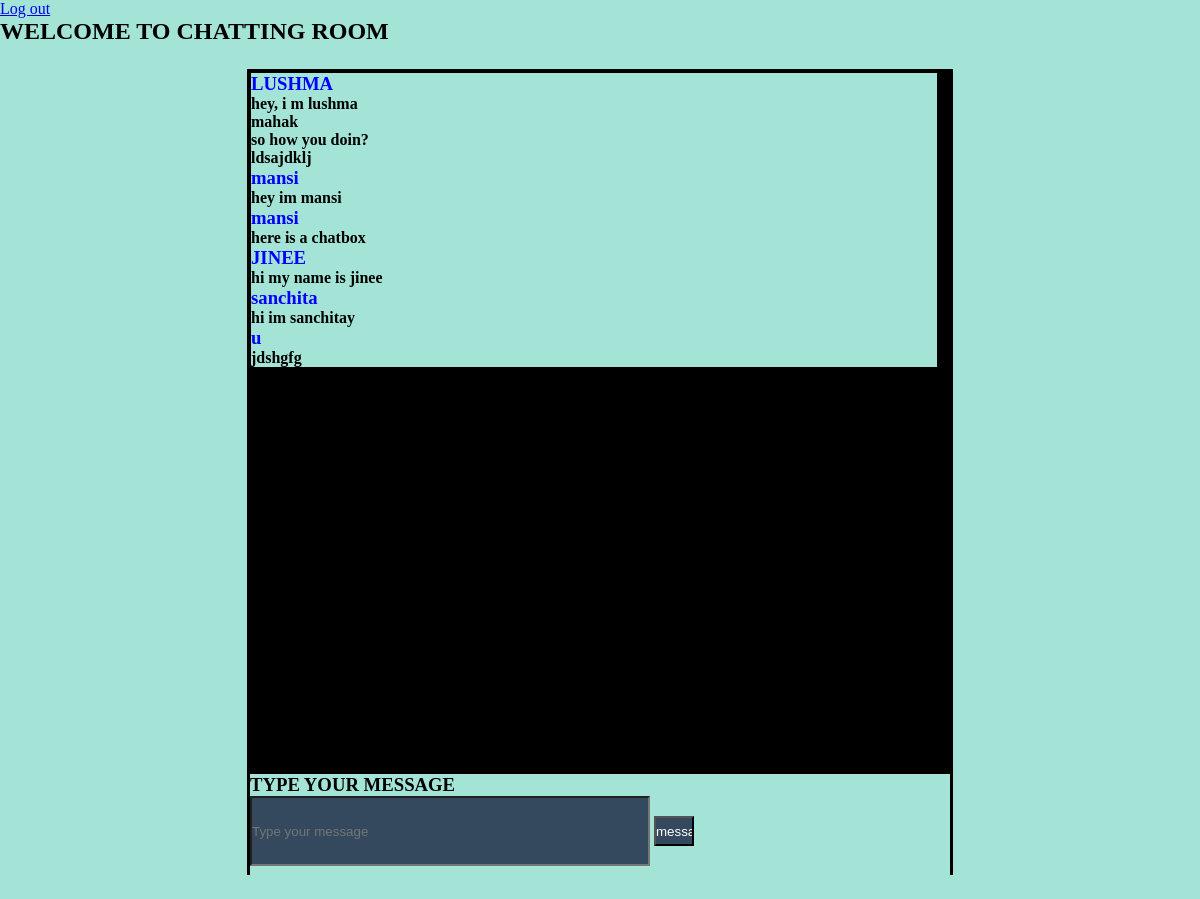
/index1.php (signed in), run on the app's committed database.
### tables this page shows
CREATE TABLE `message` (
  `id` int(11) NOT NULL,
  `message` text NOT NULL,
  `user_name` varchar(100) NOT NULL
);

### index1.php (the view, shortened to what this page needs)
<html>
    <head>
    </head>
    <body>
                     <?Php session_start();
   if(isset($_SESSION['user_name']))
   {
       echo '<a href="logout.php">Log out</a>';
   }
   else
   {
       header("location:login.php");
   }
?>
        <div class="mg">
        <h2 >WELCOME TO CHATTING ROOM</h2>
        </div>
  <div id="main">
  <div id="mess-area">
              <?php
include("new1.php");
 $q="SELECT * from message";
 $r1=mysqli_query($con,$q);
 while($row=$row=mysqli_fetch_assoc($r1))
 {
     $message=$row['message'];
     $user_name=$row['user_name'];
      echo '<h3 style="color:blue">'.$user_name.'</h3>';
           echo '<h4 class="ii">'.$message.'<h4>';
 }
  ?>
  </div>
  <form method="post">
      <h3 class="i">TYPE YOUR MESSAGE</h3>
            <input class="let" type="text" name="message" style="width:400px;height:70px" placeholder="Type your message"/>
            <input class="let" type="submit" name="submit" style="width:40;height:30px;" value="message"/>
  </form>
   </div>
    </body>
</html>

### index1.php (style rules this page uses)
* { margin:0px; padding:0px; background-color:#A3E4D7; }
#main { border:3px solid black; width:700px; height:800px; margin:24px auto; background-color:black; color:black; }
#mess-area { width:98%; border:1px solid black ; height:700px; color:black; background-color:black; }
.let { background-color:#34495e; color:white; margin-bottom:10px; }
.mg { color:black; background-color:white; left:30%; }
.i { color:black; }

### data on the page
message: user_name "LUSHMA", message "hey, i m lushma"
message: message "mahak"
message: message "so how you doin?"
message: message "ldsajdklj"
message: user_name "mansi", message "hey im mansi"
message: user_name "mansi", message "here is a chatbox"
message: user_name "JINEE", message "hi my name is jinee"
message: user_name "sanchita", message "hi im sanchitay"
message: user_name "u", message "jdshgfg"
